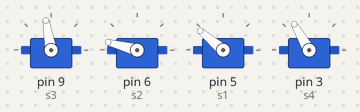
This sketch was run on a simulated Arduino Uno, built with avr-gcc and run on an emulated ATmega328P. Parts: 4 × servo.

Above: at 0.05 s.
At 1.5 s:
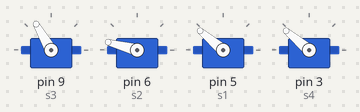
At 3.0 s:
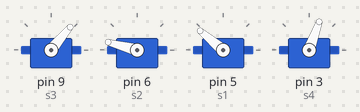
Timing chart, 0 to 6.9 s (numbered marks = the images above):
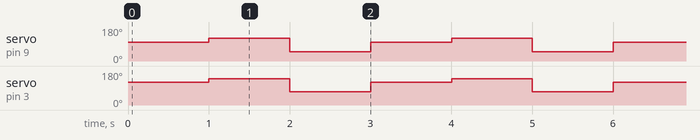

Measured:
- by itself, servo on pin 9 (s3): repeats every 3.0 s: 50° 1.0 s, 100° 1.0 s, 120° 1.0 s
- by itself, servo on pin 3 (s4): repeats every 3.0 s: 70° 1.0 s, 120° 1.0 s, 140° 1.0 s

The sketch:

sample.ino
```cpp
#include<Servo.h>

Servo s1;
Servo s2;
Servo s3;
Servo s4;
void setup() {

s3.attach(9);
s2.attach(6);
s1.attach(5);
s4.attach(3);

Serial.begin(9600);
}

int j,i;
void loop(){


s3.write(80);//normal
s4.write(100);//normal

s1.write(140);//normal
s2.write(165);//normal
//delay(1000);;//outer
s3.write(100);//normal
s4.write(120);//normal
delay(1000);
s3.write(120);//inner
s4.write(140);//outer
;//outer
delay(1000);
s3.write(50);//inner
s4.write(70);//outer //normal
s1.write(140);//normal
s2.write(165);//normal
delay(1000);}
```
